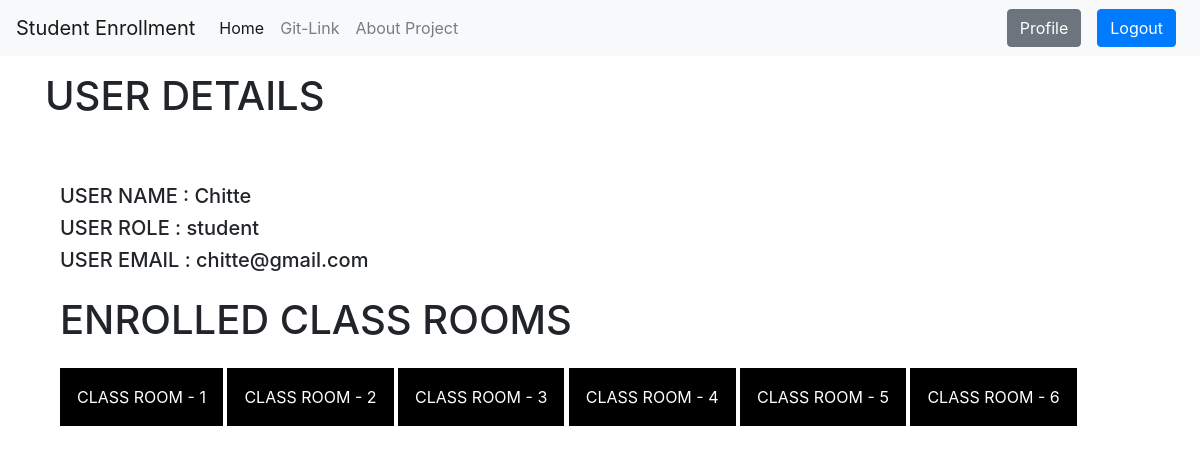
Page /class/profile/ (signed in) on the committed database.
### studentapp/models.py (models this page shows, shortened)
class Student(models.Model):
    student_name = CharField(max_length=200, null=False)
    role=CharField(max_length=200, default="student", null=True, blank=True)
    email=EmailField(null=False, blank=False)
    password = CharField(max_length=200,null=False)
    classroom = models.ManyToManyField(ClassRoom,null=True, blank=True)

class ClassRoom(models.Model):
    class_name = CharField(max_length=200, null=False, unique=True)
    teacher = models.ManyToManyField(Teacher, null=True, blank=True)

### studentapp/views.py (the view)
# urls.py: path('profile/', views.profile, name='profile'),
def profile(request):
    if request.session.has_key('role') and request.session.has_key('id'):
        if request.session['role']=='teacher':
            user_obj=Teacher.objects.get(id=request.session['id'])
        if request.session['role']=='student':
            user_obj=Student.objects.get(id=request.session['id'])
    return render(request, 'profile.html',{'user_obj':user_obj})

### studentapp/templates/profile.html
{% extends 'base.html' %}
{% block body %}
<div class="container">
    <h1 class="my-3">
        USER DETAILS
    </h1>
    <br><br>
    {% if user_obj.role == 'student' %}
        <div class="container">
            <h5>USER NAME : {{user_obj.student_name}}</h5>
            <h5>USER ROLE : {{user_obj.role}}</h5>
            <h5>USER EMAIL : {{user_obj.email}}</h5>
            <h1 class="my-4">
                ENROLLED CLASS ROOMS
            </h1>
            {% for classroom in user_obj.classroom.all %}
            <p style="border: 2px solid black;
            background: black;
            color: white;
            padding: 15px;
            display: inline-block;">{{classroom.class_name}}</p>
            {% endfor %}
        </div>
    {% else %}
    <div class="container">
        <h5>USER NAME : {{user_obj.teacher_name}}</h5>
        <h5>USER ROLE : {{user_obj.role}}</h5>
        <h5>USER EMAIL : {{user_obj.email}}</h5>
    </div>
    {% endif %}
</div>
{% endblock %}

### rows in the picture
Student: student_name "Chitte", role "student", email "chitte@gmail.com"
ClassRoom: class_name "CLASS ROOM - 1"
ClassRoom: class_name "CLASS ROOM - 2"
ClassRoom: class_name "CLASS ROOM - 3"
ClassRoom: class_name "CLASS ROOM - 4"
ClassRoom: class_name "CLASS ROOM - 5"
ClassRoom: class_name "CLASS ROOM - 6"
